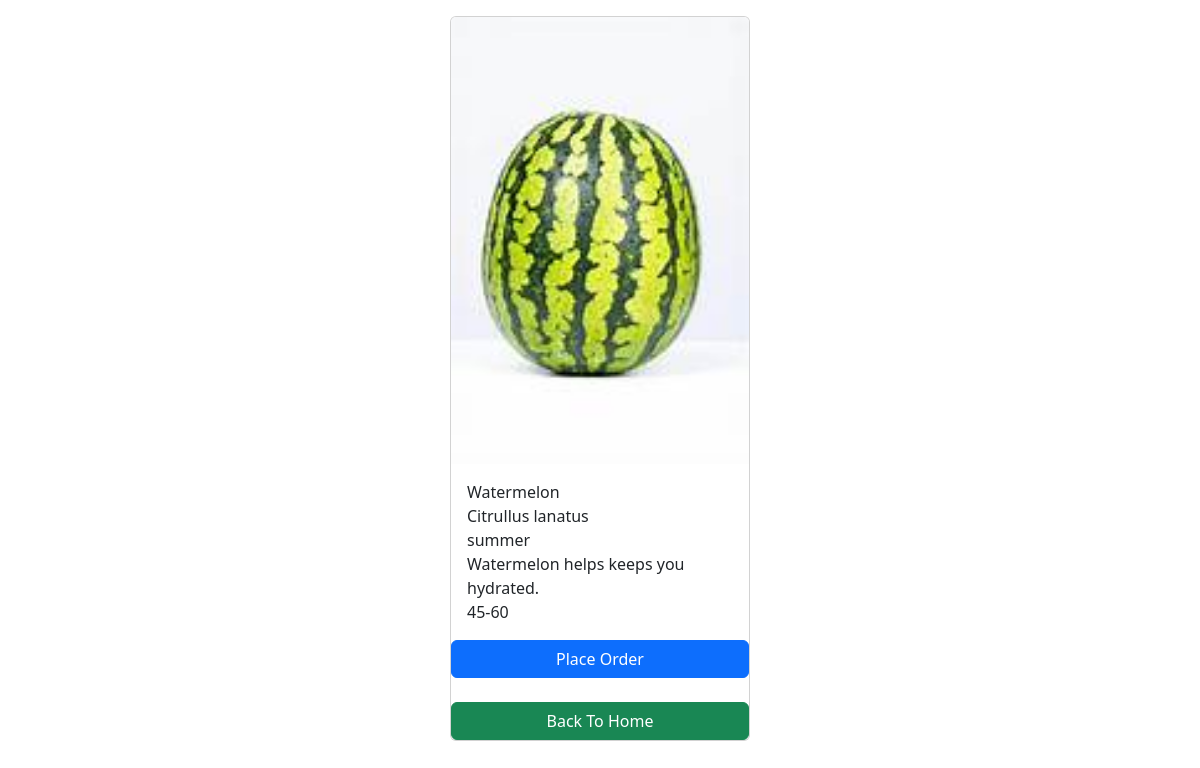
/fruits/4/, run on the app's committed database.
### info/models.py (models this page shows, shortened)
class Fruit(models.Model):
    full_name=models.CharField(max_length=100)
    photo=models.ImageField(upload_to='images')
    scientific_name=models.CharField(max_length=100)
    use=models.CharField(max_length=100)
    season=models.CharField(max_length=100)
    cost=models.CharField(max_length=10,blank=True)

### info/views.py (the view)
# urls.py: path('<int:pk>/',views.fruit_detail,name='fruit_detail'),
def fruit_detail(request,pk):
    fruit=get_object_or_404(Fruit,pk=pk)
    context={
        'fruit':fruit,
    }
    return render(request,'fruit_detail.html',context)

### templates/fruit_detail.html (shortened to what this page needs)
<!DOCTYPE html>
<html lang="en">
<head>
    <link href="https://cdn.jsdelivr.net/npm/bootstrap@5.3.3/dist/css/bootstrap.min.css" rel="stylesheet">
</head>
<body>
    <div class="container mt-3">
        <div class="card mx-auto" style="width:300px">
            <img src="{{fruit.photo.url}}" class="card-img-top" alt="">
            <div class="card-body">
                <p class="card-text m-0">{{fruit.full_name}}</p>
                <p class="card-text m-0">{{fruit.scientific_name}}</p>
                <p class="card-text m-0">{{fruit.season}}</p>
                <p class="card-text m-0">{{fruit.use}}</p>
                <p class="card-text m-0">{{fruit.cost}}</p>
            </div>
            <a href="{% url "home" %}" class="btn btn-primary">Place Order</a><br>
            <a href="{% url "home" %}" class="btn btn-success">Back To Home</a>
        </div>
    </div>
</body>
</html>

### data on the page
Fruit: photo (picture), full_name "Watermelon", scientific_name "Citrullus lanatus", season "summer", use "Watermelon helps keeps you hydrated.", cost "45-60"
